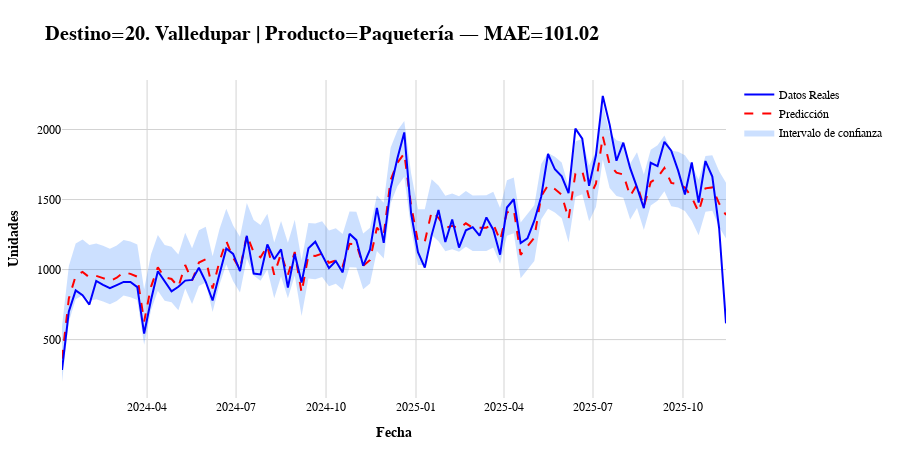

Here is the notebook cell this chart was saved with:
### Code cell
plot_confidence_styled(df_i, destino='20. Valledupar', producto='Paquetería')
